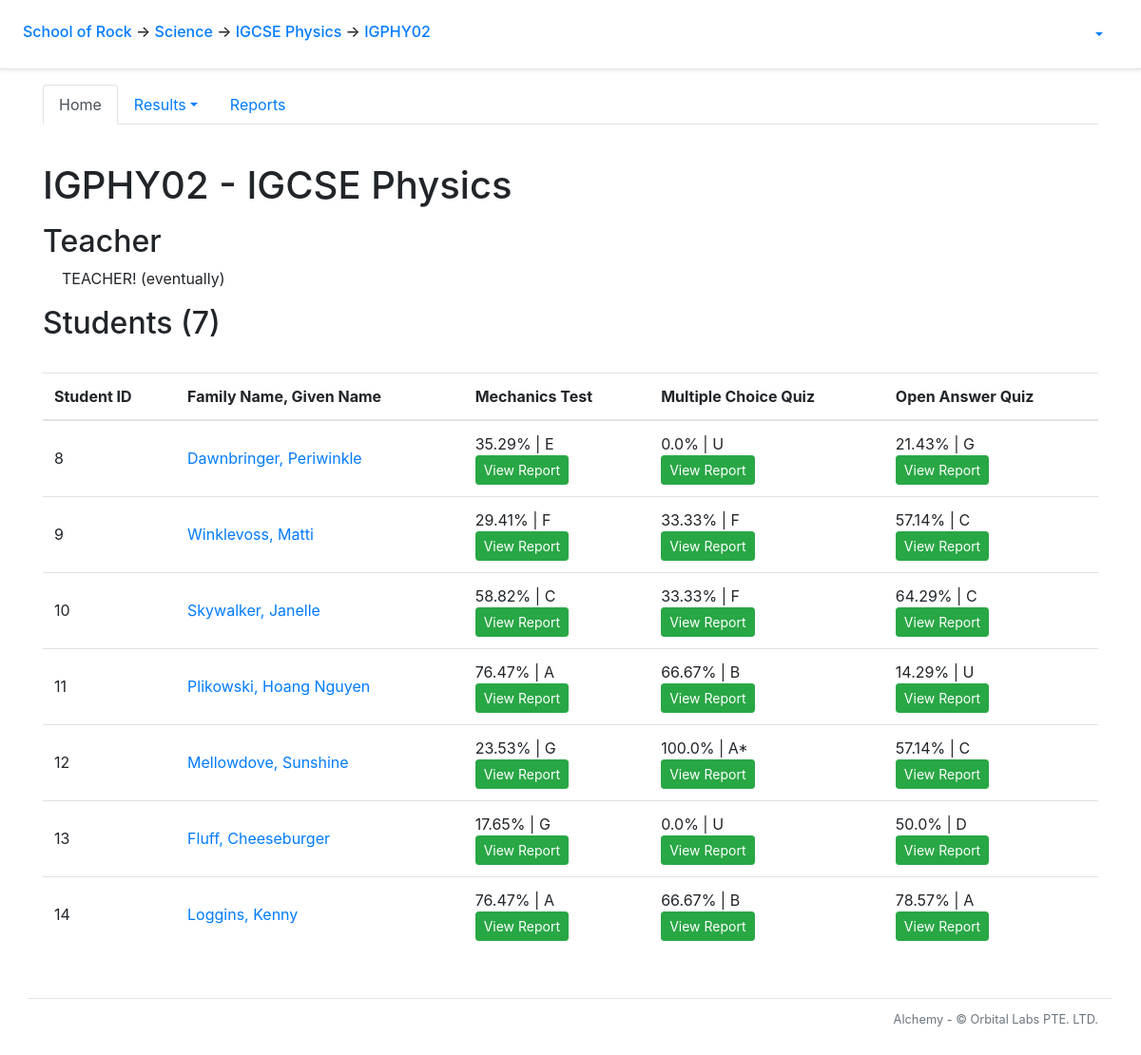
/course/1/clazz/2/, run on the app's committed database.
### alchemy/models.py (models this page shows, shortened)
class School(db.Model):
    __tablename__ = 'school'
    id = db.Column(db.Integer, primary_key=True)
    name = db.Column(db.String(50))
    departments = db.relationship('Department', backref='school')
    snapshots = db.relationship('Snapshot', backref='school')

class Department(db.Model):
    __tablename__ = 'department'
    id = db.Column(db.Integer, primary_key=True)
    name = db.Column(db.String(50))
    school_id = db.Column(db.Integer, db.ForeignKey('school.id'))
    courses = db.relationship('Course', backref='department')

class Course(db.Model):
    __tablename__ = 'course'
    id = db.Column(db.Integer, primary_key=True)
    name = db.Column(db.String(20), nullable=False)
    department_id = db.Column(db.Integer, db.ForeignKey('department.id'))
    questions = db.relationship('Question', backref = 'q_course')
    tags = db.relationship('Tag', backref='tag_course')
    clazzes = db.relationship('Clazz', backref='course')
    papers = db.relationship('Paper', backref='course')
    grade_levels = db.relationship('GradeLevel', backref='grade_levels')
    assessment_categories = db.relationship('AssessmentCategory', backref='assessment_categories')
    checkpoints = db.relationship('Checkpoint', backref='course')

class Clazz(db.Model):
    __tablename__ = 'clazz'
    id = db.Column(db.Integer, primary_key=True)
    code = db.Column(db.String(20), nullable=False)
    course_id = db.Column(db.Integer, db.ForeignKey('course.id'))
    students = db.relationship('Student', secondary=clazzes_students, back_populates='clazzes',
        order_by='Student.id')

class Paper(db.Model):
    __tablename__ = 'paper'
    id = db.Column(db.Integer, primary_key=True)
    title = db.Column(db.String(50), nullable=False)
    scores = db.relationship('Score', backref='paper')
    paper_questions = db.relationship('PaperQuestion',
            order_by='PaperQuestion.order_number',
            collection_class=ordering_list('order_number', count_from=1))
    course_id = db.Column(db.Integer, db.ForeignKey('course.id'))
    category_id = db.Column(db.Integer, db.ForeignKey('assessment_category.id'), nullable=False)
    category = db.relationship('AssessmentCategory', back_populates='papers')
    checkpoints = db.relationship('Checkpoint', secondary=checkpoints_papers, back_populates='papers')
    @sqlalchemy.orm.reconstructor
    def __paper_construct__(self):
        self.build_profile()
    def build_profile(self):
        self.profile = paper_profile.PaperProfile()
        self.profile.total_questions = len(self.paper_questions)
        tag_list = []
        for pq in self.paper_questions:
            if len(pq.question.all_solutions) > 1:
                self.profile.total_mc_questions += 1
                self.profile.total_mc_points += pq.question.points
            elif len(pq.question.all_solutions) == 1:
                self.profile.total_oa_questions += 1
                self.profile.total_oa_points += pq.question.points
            else:
                pass
            self.profile.total_points += pq.question.points
            for tag in pq.question.tags:
                if tag not in tag_list:
                    tag_list.append(tag)
        if self.profile.total_mc_questions > 0:
            self.profile.has_mc_questions = True
        if self.profile.total_points != 0:
            self.profile.mcq_points_norm_ratio = round(self.profile.total_mc_points/self.profile.total_points*100, 1)
            self.profile.oaq_points_norm_ratio = round(self.profile.total_oa_points/self.profile.total_points*100, 1)
        for tag in tag_list:
            new_tag_profile = paper_profile.build_tag_profile(self, tag)
            new_tag_profile.calculate_q_percentage(self.profile)
            new_tag_profile.calculate_p_percentage(self.profile)
            self.profile.tag_profile_list.append(new_tag_profile)

class Student(db.Model):
    __tablename__ = 'student'
    id = db.Column(db.Integer, primary_key=True)
    aws_id = db.Column(db.Integer, db.ForeignKey('aws_user.id'))
    aws_user = db.relationship('AwsUser')
    clazzes = db.relationship('Clazz', secondary=clazzes_students, back_populates='students')
    scores = db.relationship('Score', backref='student')

class AwsUser(db.Model):
    __tablename__ = 'aws_user'
    id = db.Column(db.Integer, primary_key=True)
    sub = db.Column(db.String(64), unique=True) # UUID string
    username = db.Column(db.String(64), nullable=False)
    group = db.Column(db.String(64), nullable=False) # Would we support multiple groups per user?
    email = db.Column(db.String(64))
    given_name = db.Column(db.String(32))
    family_name = db.Column(db.String(32))
    USER_ATTRIBUTES = ('given_name', 'family_name', 'email')

class GradeLevel(db.Model):
    __tablename__ = 'grade_level'
    id = db.Column(db.Integer, primary_key=True)
    grade = db.Column(db.String())
    lower_bound = db.Column(db.Integer)
    upper_bound = db.Column(db.Integer)
    course_id = db.Column(db.Integer, db.ForeignKey('course.id'), nullable=False)

### alchemy/views/clazz.py (the view)
@bp_clazz.route('/')
@auth_manager.require_group
def index():
    student_course_profiles = data_manager.make_student_course_profiles(g.course, g.clazz.students)
    return flask.render_template('course/clazz/index.html', profiles = student_course_profiles)

### alchemy/auth_manager.py (called while the page is built)
def auth_enabled():
    return False

def require_group(func):
    @functools.wraps(func)
    def deco(*args, **kwargs):
        if not auth_enabled():
            g.current_user = None
        elif flask_jwt_extended.verify_jwt_in_request(optional=True):
            g.current_user = flask_jwt_extended.get_current_user()
        else:
            flask.abort(401)
        return func(*args, **kwargs)
    return deco

### alchemy/reports/data_manager.py (called while the page is built)
def total_score(score_list):
    return sum(score.value for score in score_list if score.value)

def calc_percentage(numerator, denominator):
    percentage = round(numerator/denominator*100, 2)
    return percentage

def determine_grade(percentage, course):
    grade_levels = course.grade_levels
    for i in range(len(grade_levels)):
        if percentage >= grade_levels[i].lower_bound:
            new_grade = grade_levels[i].grade
            break
    return new_grade

def make_student_course_profiles(course, student_list):
    student_profiles = []
    for student in student_list:
        course_profile = StudentCourseProfile(student, course)
        student_profiles.append(course_profile)
    return student_profiles

    def build_self(self, student, course):
        for paper in course.papers:
            paper_score_tally = PaperScoreTally.from_student(student, paper)
            self.paper_score_tallies.append(paper_score_tally)
        for checkpoint in course.checkpoints:
            checkpoint_tally = checkpoint_data_manager.StudentCheckpointTally(student, checkpoint)
            self.checkpoint_tallies.append(checkpoint_tally)

    def build_self(self):
        if len(self.paper.paper_questions) == 0:
            self.percent_total = None
            self.grade = None
        else:
            self.percent_total = calc_percentage(self.raw_total, self.paper_total)
            self.grade = determine_grade(self.percent_total, self.paper.course)

    def has_all_scores(self):
        for score in self.scores:
            if score == None or score.value == None:
                return False
            else:
                return True

### alchemy/views/clazz.py (called while the page is built)
@bp_clazz.url_defaults
def url_defaults(endpoint, values):
    if 'clazz_id' not in values:
        values['clazz_id'] = g.clazz.id

@bp_clazz.before_request
def before_request():
    g.html_title = f'Class - {g.clazz.code}'

### alchemy/views/course.py (called while the page is built)
@bp_course.url_defaults
def url_defaults(endpoint, values):
    if 'course_id' not in values:
        values['course_id'] = g.course.id

### alchemy/templates/course/clazz/index.html
{% extends "course/clazz/layout.html" %}
{% block clazz_tab_content %}
<main role="main">
  <h1 class="my-3">{{ g.clazz.code }} - {{ g.course.name }}</h1>
  <h2>Teacher</h2>
    <p style='margin-left:20px'>TEACHER! (eventually)</p>
  <h2>Students ({{ g.clazz.students | length }})</h2>
  <br>
  <table class="table table-hover">
    <thead>
      <th>Student ID</th>
      <th>Family Name, Given Name</th>
      {% for paper in g.course.papers %}
        <th>{{ paper.title }}</th>
      {% endfor %}
    </thead>
    {% for profile in profiles %}
      <tr>
        <td class="align-middle">{{ profile.student.id }}</td>
        <td class="align-middle"><a href ="{{ url_for('student.index', student_id = profile.student.id)}}">{{ profile.student.aws_user.family_name }}, {{ profile.student.aws_user.given_name }}</td>
        {% for paper_score_tally in profile.paper_score_tallies %}
          {% if paper_score_tally.has_all_scores() %}
            <td>{{ paper_score_tally.percent_total }}% | {{ paper_score_tally.grade }}  <br><a class="btn btn-success btn-sm" target="_blank" href="{{ url_for('student.paper_report', paper_id = paper_score_tally.paper.id, student_id = profile.student.id, clazz_id = g.clazz.id, section_selection_string_get = g.student_paper_report_sections_string ) }}" >View Report</a></td>
          {% else %}
            <td>No Grade Assigned<br><a class="btn btn-success btn-sm disabled">View Report</a>
            </td>
          {% endif %}
        {% endfor %}
      </tr>
    {% endfor %}
  </table>
</main>
{% endblock clazz_tab_content %}

### alchemy/templates/course/clazz/layout.html (shortened to what this page needs)
{% include "layout_start.html" %}
<div class="container">
  <ul class="nav nav-tabs">
    <li class="nav-item">
      <a class="nav-link {{ 'active' if request.endpoint == 'course.clazz.index' }}" href="{{ url_for('course.clazz.index', clazz_id = g.clazz.id) }}">Home</a>
    </li>
    <li class="nav-item dropdown">
      <a class="nav-link dropdown-toggle" data-toggle="dropdown" href="#" role="button" aria-haspopup="true" aria-expanded="false">Results</a>
    </li>
    <li class="nav-item">
      <a class="nav-link {{ 'active' if request.endpoint == 'course.clazz.view_reports' }}" href="{{ url_for('course.clazz.view_reports', clazz_id = g.clazz.id) }}">Reports</a>
    </li>
  </ul>
  <br>
  {% block clazz_tab_content %}
  {% endblock clazz_tab_content %}
</div>
{% include "layout_end.html" %}

### alchemy/templates/layout_start.html (shortened to what this page needs)
<!doctype html>
<html lang="en">
  <head>
      <link rel="stylesheet" href="https://stackpath.bootstrapcdn.com/bootstrap/4.5.0/css/bootstrap.min.css">
      <link rel="stylesheet" type="text/css" href="{{ url_for('static', filename='card-body.css') }}">
    </head>
    <body>
      <div class="p-3 px-md-4 mb-3 bg-white border-bottom shadow-sm">
        <div class="row justify-content-md-center">
          <div class="col d-flex align-items-baseline">
            <h6 class="mt-2 mr-3">
              {% if g.school %}
                <a href = "{{ url_for('school.index', school_id = g.school.id)}}">{{ g.school.name }}</a>
              {% else %}
                <b style="text-align: center;">Welcome to...</b>
              {% endif %}
              {% if g.department %}
                <span>&#8594;</span><a href = "{{ url_for('department.index', department_id = g.department.id) }}"> {{ g.department.name }}</a>
              {% endif %}
              {% if g.course %}
                <span>&#8594;</span><a href = "{{ url_for('course.index', course_id = g.course.id) }}"> {{ g.course.name }}</a>
              {% endif %}
              {% if g.clazz %}
                <span>&#8594;</span><a href = "{{ url_for('course.clazz.index', clazz_id = g.clazz.id) }}"> {{ g.clazz.code }}</a>
              {% endif %}
            </h6>
          </div>
          <div class="col-md-auto d-flex align-items-baseline">
            {% if 'current_user' in g %}
            <ul class="nav nav-pills">
              <li class="nav-item dropdown">
                <a class="nav-link dropdown-toggle" data-toggle="dropdown" href="#" role="button" aria-haspopup="true" aria-expanded="false">{{ g.current_user.username }}</a>
              </li>
            </ul>
            {% endif %}
          </div>
        </div>
      </div>

### alchemy/templates/layout_end.html (shortened to what this page needs)
    <footer class="pt-2 my-5 border-top container text-right">
        <small class="text-muted">Alchemy - &copy; Orbital Labs PTE. LTD.</small>
    </footer>
  </body>
</html>

### data on the page
School: school.name "School of Rock"
Department: department.name "Science"
Course: course.name "IGCSE Physics"
Clazz: clazz.code "IGPHY02"
Paper: title "Mechanics Test"
Paper: title "Multiple Choice Quiz"
Paper: title "Open Answer Quiz"
Student: student.id "8"
AwsUser: student.aws_user.family_name "Dawnbringer", student.aws_user.given_name "Periwinkle"
Student: student.id "9"
AwsUser: student.aws_user.family_name "Winklevoss", student.aws_user.given_name "Matti"
Student: student.id "10"
AwsUser: student.aws_user.family_name "Skywalker", student.aws_user.given_name "Janelle"
Student: student.id "11"
AwsUser: student.aws_user.family_name "Plikowski", student.aws_user.given_name "Hoang Nguyen"
Student: student.id "12"
AwsUser: student.aws_user.family_name "Mellowdove", student.aws_user.given_name "Sunshine"
GradeLevel: percent_total "100.0", grade "A*"
Student: student.id "13"
AwsUser: student.aws_user.family_name "Fluff", student.aws_user.given_name "Cheeseburger"
Student: student.id "14"
AwsUser: student.aws_user.family_name "Loggins", student.aws_user.given_name "Kenny"

### other printed values
{{ g.clazz.students | length }} "7"
{{ paper_score_tally.percent_total }} "35.29" "0.0" "21.43" "29.41" "33.33" "57.14" "58.82" "33.33" "64.29" "76.47" "66.67" "14.29" "23.53" "57.14" "17.65" "0.0" "50.0" "76.47" "66.67" "78.57"
{{ paper_score_tally.grade }} "E" "U" "G" "F" "F" "C" "C" "F" "C" "A" "B" "U" "G" "C" "G" "U" "D" "A" "B" "A"
